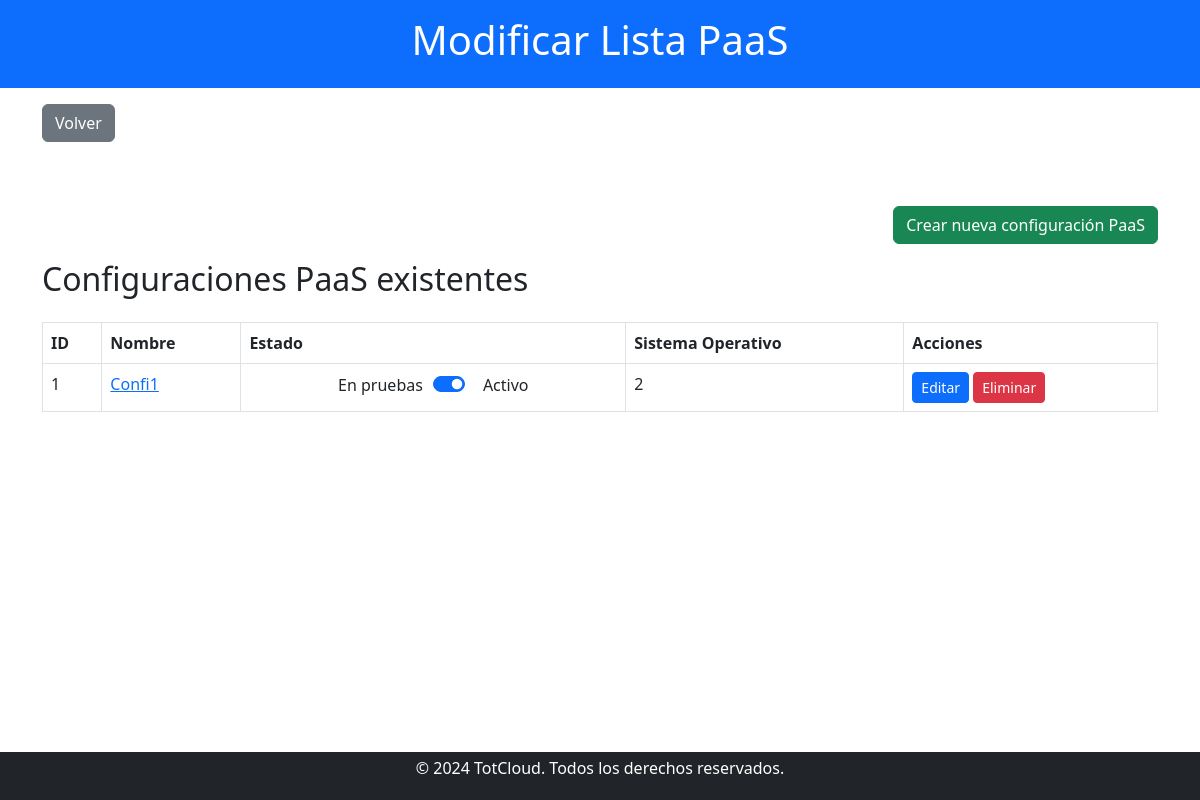
The app's page /trabajador/modificar_paas.php (signed in), older data.
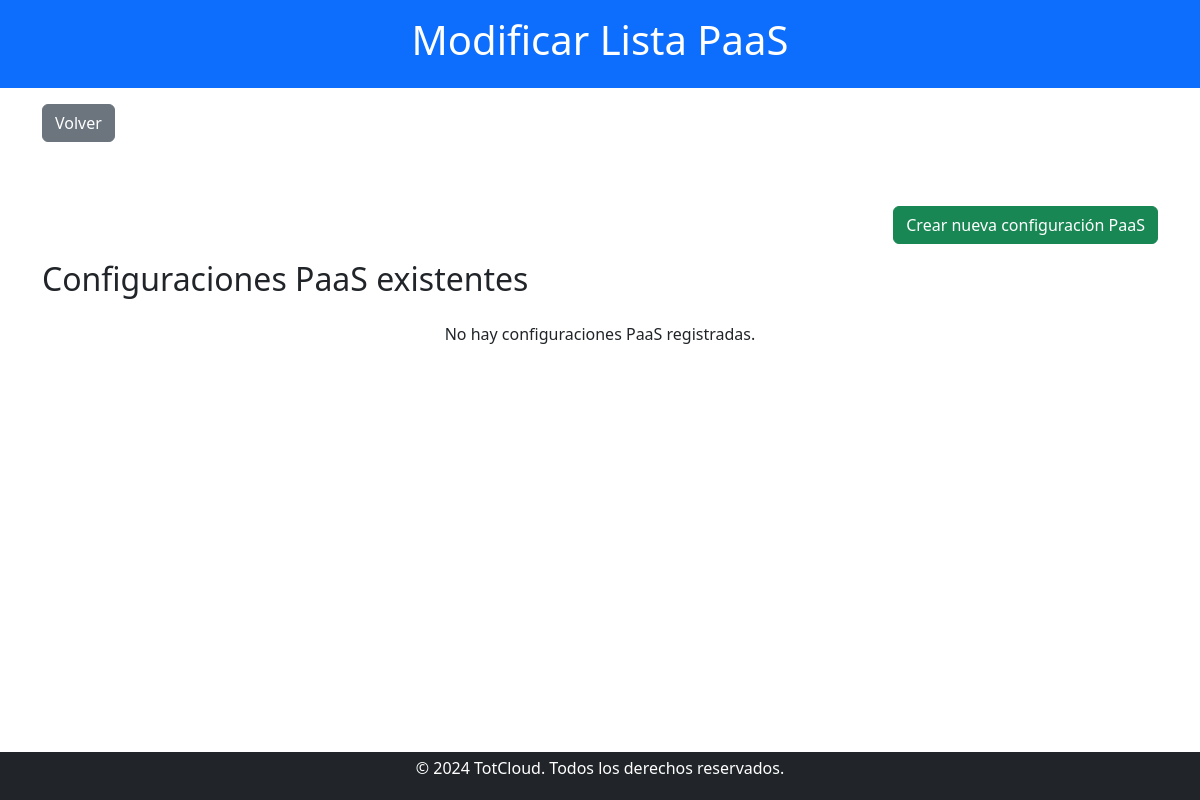
The same page, newer data.
### tables this page shows
CREATE TABLE `paas` (
  `idPaaS` int(11) NOT NULL,
  `Nombre` varchar(100) NOT NULL,
  `Estado` varchar(50) NOT NULL,
  `idSO` int(11) DEFAULT NULL
);

### public/trabajador/modificar_paas.php (the view, shortened to what this page needs)
<?php
include '../../includes/db_connect.php';
$query = "SELECT * FROM paas";
$result = $conn->query($query);
?>
<!DOCTYPE html>
<html lang="es">
<head>
    <link href="https://cdn.jsdelivr.net/npm/bootstrap@5.3.0/dist/css/bootstrap.min.css" rel="stylesheet">
    <link href="../css/estilos.css" rel="stylesheet">
</head>
<body>
    <header class="bg-primary text-white text-center py-3">
        <h1>Modificar Lista PaaS</h1>
    </header>
    <div class="container my-3">
        <a href="trabajador.php" class="btn btn-secondary">Volver</a>
    </div>
    <main class="container my-5">
        <div class="text-end mb-3">
            <a href="crear_paas.php" class="btn btn-success">Crear nueva configuración PaaS</a>
        </div>
        <h2 class="mb-4">Configuraciones PaaS existentes</h2>
        <?php if ($result && $result->num_rows > 0): ?>
            <table class="table table-bordered">
                <thead>
                    <tr>
                        <th>ID</th>
                        <th>Nombre</th>
                        <th>Estado</th>
                        <th>Sistema Operativo</th>
                        <th>Acciones</th>
                    </tr>
                </thead>
                <tbody>
                    <?php while ($row = $result->fetch_assoc()): ?>
                        <tr>
                            <td><?php echo htmlspecialchars($row['idPaaS']); ?></td>
                            <td>
                                <a href="#" class="text-primary" data-bs-toggle="modal" data-bs-target="#detailsModal"
                                    data-id="<?php echo $row['idPaaS']; ?>"
                                    data-nombre="<?php echo htmlspecialchars($row['Nombre']); ?>"
                                    data-estado="<?php echo htmlspecialchars($row['Estado']); ?>"
                                    data-sistema="<?php echo htmlspecialchars($row['idSO']); ?>">
                                    <?php echo htmlspecialchars($row['Nombre']); ?>
                                </a>
                            </td>
                            <td>
                                <form method="POST" action="modificar_paas.php" class="slider-container">
                                    <span class="slider-label">En pruebas</span>
                                    <label class="form-check form-switch">
                                        <input
                                            class="form-check-input"
                                            type="checkbox"
                                            name="estado"
                                            value="Activo"
                                            onchange="this.form.submit()"
                                            <?php echo $row['Estado'] === 'Activo' ? 'checked' : ''; ?>
                                        >
                                    </label>
                                    <span class="slider-label">Activo</span>
                                </form>
                            </td>
                            <td><?php echo htmlspecialchars($row['idSO']); ?></td>
                            <td>
                                <a href="editar_paas.php?id=<?php echo $row['idPaaS']; ?>" class="btn btn-primary btn-sm">Editar</a>
                                <a href="eliminar_paas.php?id=<?php echo $row['idPaaS']; ?>" class="btn btn-danger btn-sm" onclick="return confirm('¿Estás seguro de eliminar esta configuración PaaS?')">Eliminar</a>
                            </td>
                        </tr>
                    <?php endwhile; ?>
                </tbody>
            </table>
        <?php else: ?>
            <p class="text-center">No hay configuraciones PaaS registradas.</p>
        <?php endif; ?>
    </main>
    <?php include '../../includes/footer.php'; ?>
</body>
</html>

### includes/footer.php
<footer class="bg-dark text-white text-center py-1">
    <p>&copy; 2024 TotCloud. Todos los derechos reservados.</p>
</footer>

### public/css/estilos.css (style rules this page uses)
body { display: flex; flex-direction: column; min-height: 100vh; margin: 0; }
main { flex: 1; }
footer { position: relative; bottom: 0; width: 100%; margin-top: auto; }
header { background-color: #007bff; color: white; padding: 1rem 0; text-align: center; }
footer { background-color: #343a40; color: white; padding: 1rem 0; text-align: center; }

### public/trabajador/modificar_paas.php (style rules this page uses)
.slider-container { display: flex; align-items: center; justify-content: center; }
.slider-label { margin: 0 10px; }

Row changes from the older to the newer data that the page shows:
removed paas: idPaaS "1", Nombre "Confi1", Estado "☑", idSO "2"
Text that changed along with them:
text no longer shown: "ID Nombre Estado Sistema Operativo Acciones"
text now shown: "No hay configuraciones PaaS registradas."
